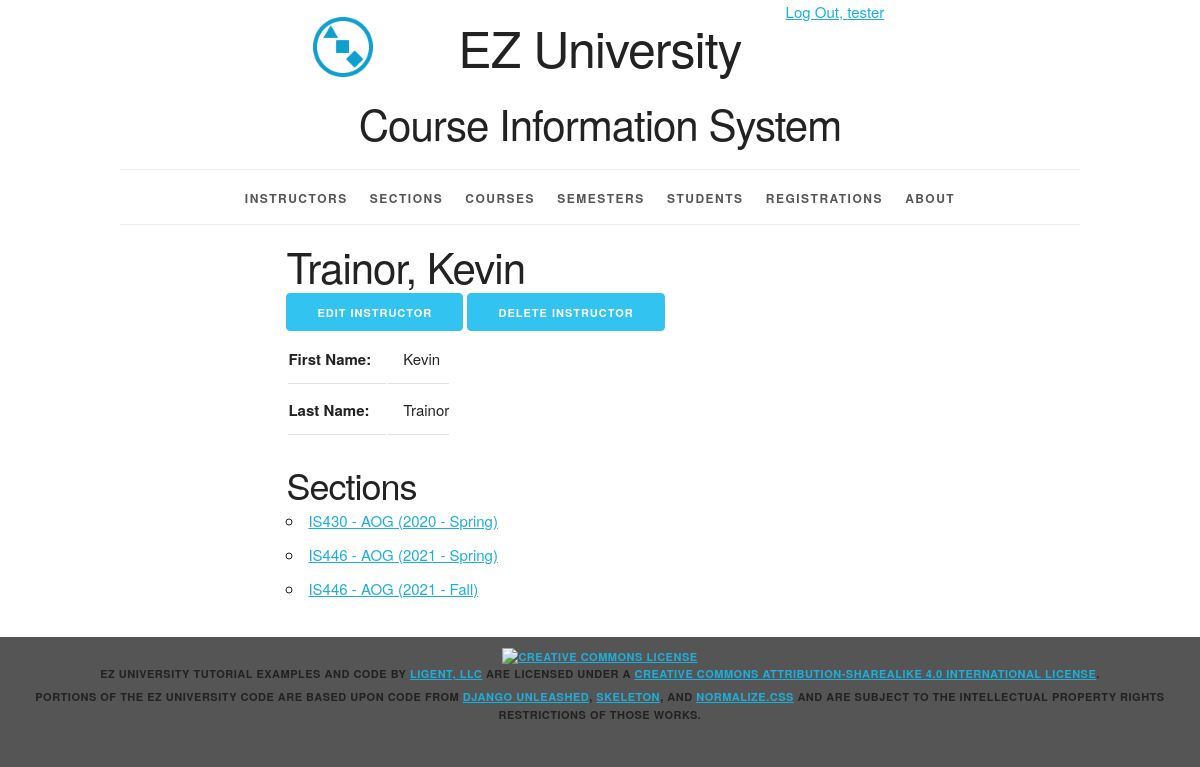
The page /instructor/2/ (signed in) on the database its author committed.
### courseinfo/models.py (models this page shows, shortened)
class Instructor(models.Model):
    instructor_id = models.AutoField(primary_key=True)
    first_name = models.CharField(max_length=45)
    last_name = models.CharField(max_length=45)
    disambiguator = models.CharField(max_length=45, blank=True, default='')
    def __str__(self):
        result = ''
        if self.disambiguator == '':
            result = '%s, %s' % (self.last_name, self.first_name)
        else:
            result = '%s, %s (%s)' % (self.last_name, self.first_name, self.disambiguator)
        return result
    def get_update_url(self):
        return reverse('courseinfo_instructor_update_urlpattern',
                       kwargs={'pk': self.pk})
    def get_delete_url(self):
        return reverse('courseinfo_instructor_delete_urlpattern',
                       kwargs={'pk': self.pk})
    class Meta:
        ordering = ['last_name', 'first_name', 'disambiguator']
        constraints = [
            UniqueConstraint(fields=['last_name', 'first_name', 'disambiguator'], name='unique_instructor')
        ]

class Section(models.Model):
    section_id = models.AutoField(primary_key=True)
    section_name = models.CharField(max_length=10)
    semester = models.ForeignKey(Semester, related_name='sections', on_delete=models.PROTECT)
    course = models.ForeignKey(Course, related_name='sections', on_delete=models.PROTECT)
    instructor = models.ForeignKey(Instructor, related_name='sections', on_delete=models.PROTECT)
    def __str__(self):
        return '%s - %s (%s)' % (self.course.course_number, self.section_name, self.semester.__str__())
    def get_absolute_url(self):
        return reverse('courseinfo_section_detail_urlpattern',
                       kwargs={'pk': self.pk})
    class Meta:
        ordering = ['course', 'section_name', 'semester']
        constraints = [
            UniqueConstraint(fields=['semester', 'course', 'section_name'], name='unique_section')
        ]

class Course(models.Model):
    course_id = models.AutoField(primary_key=True)
    course_number = models.CharField(max_length=20)
    course_name = models.CharField(max_length=255)
    class Meta:
        ordering = ['course_number', 'course_name']
        constraints = [
            UniqueConstraint(fields=['course_number', 'course_name'], name='unique_course')
        ]

class Semester(models.Model):
    semester_id = models.AutoField(primary_key=True)
    year = models.ForeignKey(Year, related_name='semesters', on_delete=models.PROTECT)
    period = models.ForeignKey(Period, related_name='semesters', on_delete=models.PROTECT)
    def __str__(self):
        return '%s - %s' % (self.year.year, self.period.period_name)
    class Meta:
        ordering = ['year__year', 'period__period_sequence']
        constraints = [
            UniqueConstraint(fields=['year', 'period'], name='unique_semester')
        ]

class Year(models.Model):
    year_id = models.AutoField(primary_key=True)
    year = models.IntegerField(unique=True)
    class Meta:
        ordering = ['year']

class Period(models.Model):
    period_id = models.AutoField(primary_key=True)
    period_sequence = models.IntegerField(unique=True)
    period_name = models.CharField(max_length=45, unique=True)
    class Meta:
        ordering = ['period_sequence']

### courseinfo/views.py (the view)
class InstructorDetail(LoginRequiredMixin, PermissionRequiredMixin, DetailView):
    model = Instructor
    permission_required = 'courseinfo.view_instructor'
    def get_context_data(self, **kwargs):
        context = super(DetailView, self).get_context_data(**kwargs)
        instructor = self.get_object()
        section_list = instructor.sections.all()
        context['section_list'] = section_list
        return context

### courseinfo/templates/courseinfo/instructor_detail.html (shortened to what this page needs)
{% extends 'courseinfo/base.html' %}
{% block content %}
    <article>
        <div class="row">
            <div class="offset-by-two eight columns">
                <h2>{{ instructor }}</h2>
                <ul class="inline">
                    {% if perms.courseinfo.change_instructor %}
                        <li>
                            <a href="{{ instructor.get_update_url }}"
                               class="button button-primary">
                                Edit Instructor</a></li>
                    {% endif %}
                    {% if perms.courseinfo.delete_instructor %}
                        <li>
                            <a href="{{ instructor.get_delete_url }}"
                               class="button button-primary">
                                Delete Instructor</a></li>
                    {% endif %}
                </ul>
                <section>
                    <table>
                        <tr>
                            <th>First Name:</th>
                            <td>{{ instructor.first_name }}</td>
                        </tr>
                        <tr>
                            <th>Last Name:</th>
                            <td>{{ instructor.last_name }}</td>
                        </tr>
                    </table>
                </section>
                <section>
                    <h3>Sections</h3>
                    <ul>
                        {% for section in section_list %}
                            <li>
                                <a href="{{ section.get_absolute_url }}">{{ section }}</a>
                            </li>
                        {% empty %}
                            <li><em>There are currently no sections for this instructor.</em></li>
                        {% endfor %}
                    </ul>
                </section>
            </div>
        </div>
    </article>
{% endblock %}

### courseinfo/templates/courseinfo/base.html (shortened to what this page needs)
{% load static %}
<!DOCTYPE html>
<html lang="en">
<head>
    <link rel="stylesheet" type="text/css"
          href="{% static 'coursinfo/normalize.css' %}">
    <link rel="stylesheet" type="text/css"
          href="{% static 'courseinfo/skeleton.css' %}">
    <link rel="stylesheet" type="text/css"
          href="{% static 'courseinfo/style.css' %}">
</head>
<body>
<div class="container">
    <div class="status row">
        <div class="offset-by-eight four columns">
            <ul class="inline">
                {% if user.is_authenticated %}
                    <li><a href="{% url 'logout_urlpattern' %}">
                        Log Out, {{ user.get_username }}</a></li>
                {% else %}
                    <li><a href="{% url 'login_urlpattern' %}">
                        Log In</a></li>
                {% endif %}
            </ul>
        </div>
    </div>
    <header class="row">
        <div class="offset-by-one ten columns">
            <h1 class="logo">EZ University</h1>
            <h2>Course Information System</h2>
        </div>
    </header>
    <nav>
        <ul>
            {% if perms.courseinfo.view_instructor %}
                <li>
                    <a href="{% url 'courseinfo_instructor_list_urlpattern' %}">
                        Instructors</a></li>
            {% endif %}
            {% if perms.courseinfo.view_section %}
                <li>
                    <a href="{% url 'courseinfo_section_list_urlpattern' %}">
                        Sections</a></li>
            {% endif %}
            {% if perms.courseinfo.view_course %}
                <li>
                    <a href="{% url 'courseinfo_course_list_urlpattern' %}">
                        Courses</a></li>
            {% endif %}
            {% if perms.courseinfo.view_semester %}
                <li>
                    <a href="{% url 'courseinfo_semester_list_urlpattern' %}">
                        Semesters</a></li>
            {% endif %}
            {% if perms.courseinfo.view_student %}
                <li>
                    <a href="{% url 'courseinfo_student_list_urlpattern' %}">
                        Students</a></li>
            {% endif %}
            {% if perms.courseinfo.view_registration %}
                <li>
                    <a href="{% url 'courseinfo_registration_list_urlpattern' %}">
                        Registrations</a></li>
            {% endif %}
            <li>
                <a href="{% url 'about_urlpattern' %}">
                    About</a></li>
        </ul>
    </nav>
    <main>
        {% block content %}{% endblock %}
    </main>
</div>
<footer>
    <p>
        <a rel="license" href="http://creativecommons.org/licenses/by-sa/4.0/">
            <img alt="Creative Commons License" style="border-width:0"
                 src="https://i.creativecommons.org/l/by-sa/4.0/88x31.png"/>
        </a><br/><span property="dct:title">EZ University Tutorial Examples and Code</span>
        by
        <a href="https://www.ligent.net" property="cc:attributionName"
           rel="cc:attributionURL">Ligent, LLC</a> are licensed under a
        <a rel="license" href="http://creativecommons.org/licenses/by-sa/4.0/">Creative Commons Attribution-ShareAlike
            4.0 International License</a>.
    </p>
    <p>Portions of the EZ University code are based upon code from
        <a href="https://django-unleashed.com">Django Unleashed</a>,
        <a href="http://getskeleton.com/">Skeleton</a>, and
        <a href="https://necolas.github.io/normalize.css/">Normalize.css</a> and
        are subject to the intellectual property rights restrictions of those works.
    </p>
</footer>
</body>
</html>

### courseinfo/static/courseinfo/skeleton.css (style rules this page uses)
.container { position: relative; width: 100%; max-width: 960px; margin: 0 auto; padding: 0 20px; box-sizing: border-box; }
.column, .columns { width: 100%; float: left; box-sizing: border-box; }
@media (min-width: 400px) { .container { width: 85%; padding: 0; } }
@media (min-width: 550px) { .container { width: 80%; } }
@media (min-width: 550px) { .column, .columns { margin-left: 4%; } }
@media (min-width: 550px) { .column:first-child, .columns:first-child { margin-left: 0; } }
@media (min-width: 550px) { .four.columns { width: 30.6666666667%; } }
@media (min-width: 550px) { .eight.columns { width: 65.3333333333%; } }
@media (min-width: 550px) { .ten.columns { width: 82.6666666667%; } }
@media (min-width: 550px) { .offset-by-one.column, .offset-by-one.columns { margin-left: 8.66666666667%; } }
@media (min-width: 550px) { .offset-by-two.column, .offset-by-two.columns { margin-left: 17.3333333333%; } }
@media (min-width: 550px) { .offset-by-eight.column, .offset-by-eight.columns { margin-left: 69.3333333333%; } }
html { font-size: 62.5%; }
body { font-size: 1.5em; line-height: 1.6; font-weight: 400; font-family: "Raleway", "HelveticaNeue", "Helvetica Neue", Helvetica, Arial, sans-serif; color: #222; }
h1, h2, h3, h4, h5, h6 { margin-top: 0; margin-bottom: 2rem; font-weight: 300; }
h1 { font-size: 4.0rem; line-height: 1.2; letter-spacing: -.1rem; }
h2 { font-size: 3.6rem; line-height: 1.25; letter-spacing: -.1rem; }
h3 { font-size: 3.0rem; line-height: 1.3; letter-spacing: -.1rem; }
@media (min-width: 550px) { h1 { font-size: 5.0rem; } }
@media (min-width: 550px) { h2 { font-size: 4.2rem; } }
@media (min-width: 550px) { h3 { font-size: 3.6rem; } }
p { margin-top: 0; }
a { color: #1EAEDB; }
.button, button, input[type="submit"], input[type="reset"], input[type="button"] { display: inline-block; height: 38px; padding: 0 30px; color: #555; text-align: center; font-size: 11px; font-weight: 600; line-height: 38px; letter-spacing: .1rem; text-transform: uppercase; text-decoration: none; white-space: nowrap; background-color: transparent; border-radius: 4px; border: 1px solid #bbb; cursor: pointer; box-sizing: border-box; }
.button.button-primary, button.button-primary, input[type="submit"].button-primary, input[type="reset"].button-primary, input[type="button"].button-primary { color: #FFF; background-color: #33C3F0; border-color: #33C3F0; }
ul { list-style: circle inside; }
ol, ul { padding-left: 0; margin-top: 0; }
li { margin-bottom: 1rem; }
th, td { padding: 12px 15px; text-align: left; border-bottom: 1px solid #E1E1E1; }
th:first-child, td:first-child { padding-left: 0; }
th:last-child, td:last-child { padding-right: 0; }
button, .button { margin-bottom: 1rem; }
pre, blockquote, dl, figure, table, p, ul, ol, form { margin-bottom: 2.5rem; }
.container:after, .row:after, .u-cf { content: ""; display: table; clear: both; }

### rows shown on the page
Instructor: disambiguator+last_name+first_name "Trainor, Kevin", first_name "Kevin", last_name "Trainor"
Section: course+section_name+semester "IS430 - AOG (2020 - Spring)"
Section: course+section_name+semester "IS446 - AOG (2021 - Spring)"
Section: course+section_name+semester "IS446 - AOG (2021 - Fall)"

### other values the page prints
{{ user.get_username }} "tester"
